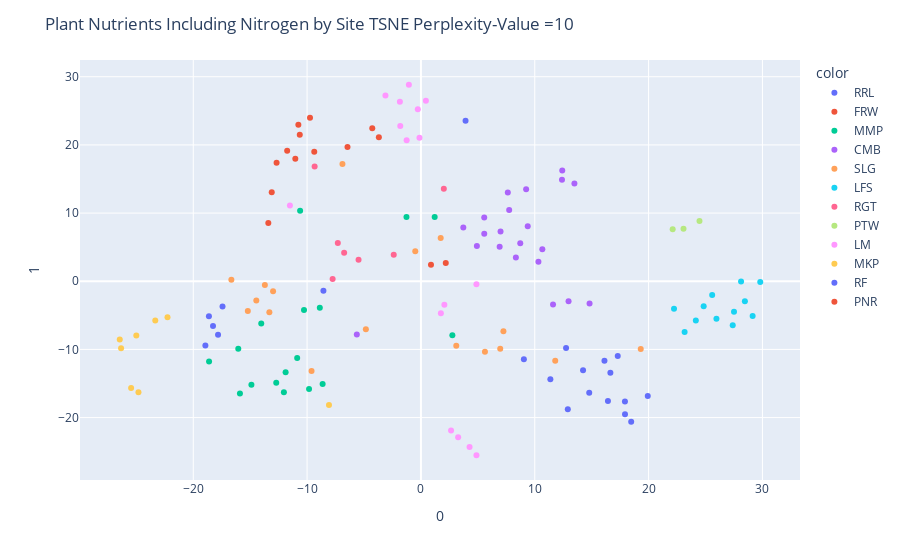

Here is the notebook cell this chart was saved with:
### Markdown cell above
### TSNE with Nitrogen

### Code cell
perplexity_value = 10 # Change this to your desired perplexity

tsne = TSNE(n_components=2, perplexity=perplexity_value, random_state=42)
tsne_transformed = tsne.fit_transform(no_nan_df[nutrients])

fig = px.scatter(tsne_transformed, x=0, y=1, color=no_nan_df['site_id'])
fig.update_layout(title = 'Plant Nutrients Including Nitrogen by Site TSNE Perplexity-Value =' + str(perplexity_value))
fig.show()

### Figure 1 — Plotly figure (JSON) as saved in the notebook; plotly's stock layout.template omitted (floating-point values rounded to 4 significant figures)
{"data": [{"hovertemplate": "color=RRL<br>0=%{x}<br>1=%{y}<extra></extra>", "legendgroup": "RRL", "marker": {"color": "#636efa", "symbol": "circle"}, "mode": "markers", "name": "RRL", "orientation": "v", "showlegend": true, "type": "scatter", "x": [19.93, 14.24, 16.64, 17.29, 16.12, 17.92, 17.93, 16.43, 14.78, 18.47], "xaxis": "x", "y": [-16.84, -13.05, -13.41, -10.95, -11.67, -17.62, -19.49, -17.57, -16.37, -20.61], "yaxis": "y"}, {"hovertemplate": "color=FRW<br>0=%{x}<br>1=%{y}<extra></extra>", "legendgroup": "FRW", "marker": {"color": "#EF553B", "symbol": "circle"}, "mode": "markers", "name": "FRW", "orientation": "v", "showlegend": true, "type": "scatter", "x": [0.883, -12.68, -9.371, 2.183, -11.75, -4.273, -10.77, -9.744, -10.64, -13.11, -11.03], "xaxis": "x", "y": [2.412, 17.38, 18.98, 2.681, 19.16, 22.45, 22.95, 23.97, 21.5, 13.04, 17.97], "yaxis": "y"}, {"hovertemplate": "color=MMP<br>0=%{x}<br>1=%{y}<extra></extra>", "legendgroup": "MMP", "marker": {"color": "#00cc96", "symbol": "circle"}, "mode": "markers", "name": "MMP", "orientation": "v", "showlegend": true, "type": "scatter", "x": [-8.636, -12.71, -8.883, -10.27, -11.89, -14.03, -16.05, -12.04, -14.89, -9.829, 1.208, 2.761, -1.27, -18.61, -10.87, -15.9, -10.61], "xaxis": "x", "y": [-15.09, -14.87, -3.885, -4.227, -13.33, -6.204, -9.891, -16.28, -15.19, -15.8, 9.429, -7.929, 9.419, -11.79, -11.27, -16.46, 10.33], "yaxis": "y"}, {"hovertemplate": "color=CMB<br>0=%{x}<br>1=%{y}<extra></extra>", "legendgroup": "CMB", "marker": {"color": "#ab63fa", "symbol": "circle"}, "mode": "markers", "name": "CMB", "orientation": "v", "showlegend": true, "type": "scatter", "x": [-5.631, 9.242, 12.42, 12.39, 13.48, 7.751, 11.6, 12.97, 14.81, 6.994, 3.723, 4.915, 8.725, 8.342, 10.66, 9.382, 10.32, 5.561, 5.562, 6.916, 7.631], "xaxis": "x", "y": [-7.802, 13.5, 16.24, 14.87, 14.35, 10.45, -3.394, -2.925, -3.259, 7.297, 7.87, 5.179, 5.58, 3.466, 4.693, 8.073, 2.878, 9.365, 6.954, 5.054, 13.03], "yaxis": "y"}, {"hovertemplate": "color=SLG<br>0=%{x}<br>1=%{y}<extra></extra>", "legendgroup": "SLG", "marker": {"color": "#FFA15A", "symbol": "circle"}, "mode": "markers", "name": "SLG", "orientation": "v", "showlegend": true, "type": "scatter", "x": [3.105, -4.838, 11.8, 19.31, 6.966, 5.624, -9.609, -13.31, -13.71, -12.99, -15.21, 1.736, -6.894, -16.65, -14.46, -0.4968, 7.245], "xaxis": "x", "y": [-9.454, -7.04, -11.66, -9.931, -9.894, -10.34, -13.18, -4.53, -0.5677, -1.464, -4.364, 6.358, 17.18, 0.2216, -2.841, 4.395, -7.351], "yaxis": "y"}, {"hovertemplate": "color=LFS<br>0=%{x}<br>1=%{y}<extra></extra>", "legendgroup": "LFS", "marker": {"color": "#19d3f3", "symbol": "circle"}, "mode": "markers", "name": "LFS", "orientation": "v", "showlegend": true, "type": "scatter", "x": [27.39, 25.58, 22.23, 28.46, 24.15, 24.84, 29.81, 28.12, 25.96, 23.16, 27.5, 29.14], "xaxis": "x", "y": [-6.45, -2.02, -4.016, -2.947, -5.754, -3.654, -0.119, -0.03481, -5.5, -7.449, -4.482, -5.099], "yaxis": "y"}, {"hovertemplate": "color=RGT<br>0=%{x}<br>1=%{y}<extra></extra>", "legendgroup": "RGT", "marker": {"color": "#FF6692", "symbol": "circle"}, "mode": "markers", "name": "RGT", "orientation": "v", "showlegend": true, "type": "scatter", "x": [-5.48, -6.745, -7.301, -2.389, -7.756, -9.338, 2.012], "xaxis": "x", "y": [3.159, 4.171, 5.623, 3.88, 0.3157, 16.83, 13.56], "yaxis": "y"}, {"hovertemplate": "color=PTW<br>0=%{x}<br>1=%{y}<extra></extra>", "legendgroup": "PTW", "marker": {"color": "#B6E880", "symbol": "circle"}, "mode": "markers", "name": "PTW", "orientation": "v", "showlegend": true, "type": "scatter", "x": [22.11, 23.07, 24.47], "xaxis": "x", "y": [7.612, 7.696, 8.825], "yaxis": "y"}, {"hovertemplate": "color=LM<br>0=%{x}<br>1=%{y}<extra></extra>", "legendgroup": "LM", "marker": {"color": "#FF97FF", "symbol": "circle"}, "mode": "markers", "name": "LM", "orientation": "v", "showlegend": true, "type": "scatter", "x": [4.879, -1.255, -0.1279, -1.059, -1.814, -3.118, 0.4357, -0.275, -11.51, -1.847, 4.874, 3.269, 4.273, 2.648, 2.058, 1.752], "xaxis": "x", "y": [-25.52, 20.69, 21.04, 28.82, 22.76, 27.24, 26.47, 25.24, 11.13, 26.32, -0.4377, -22.88, -24.32, -21.9, -3.46, -4.707], "yaxis": "y"}, {"hovertemplate": "color=MKP<br>0=%{x}<br>1=%{y}<extra></extra>", "legendgroup": "MKP", "marker": {"color": "#FECB52", "symbol": "circle"}, "mode": "markers", "name": "MKP", "orientation": "v", "showlegend": true, "type": "scatter", "x": [-22.26, -25.0, -23.34, -26.46, -26.34, -24.81, -25.46, -8.078], "xaxis": "x", "y": [-5.278, -7.973, -5.748, -8.534, -9.841, -16.29, -15.67, -18.14], "yaxis": "y"}, {"hovertemplate": "color=RF<br>0=%{x}<br>1=%{y}<extra></extra>", "legendgroup": "RF", "marker": {"color": "#636efa", "symbol": "circle"}, "mode": "markers", "name": "RF", "orientation": "v", "showlegend": true, "type": "scatter", "x": [12.75, -18.26, -18.94, -17.82, -18.62, -17.43, -8.566, 12.9, 3.92, 11.37, 9.044], "xaxis": "x", "y": [-9.784, -6.559, -9.413, -7.852, -5.122, -3.708, -1.393, -18.79, 23.55, -14.38, -11.43], "yaxis": "y"}, {"hovertemplate": "color=PNR<br>0=%{x}<br>1=%{y}<extra></extra>", "legendgroup": "PNR", "marker": {"color": "#EF553B", "symbol": "circle"}, "mode": "markers", "name": "PNR", "orientation": "v", "showlegend": true, "type": "scatter", "x": [-13.41, -6.45, -3.697], "xaxis": "x", "y": [8.528, 19.68, 21.11], "yaxis": "y"}], "layout": {"legend": {"title": {"text": "color"}, "tracegroupgap": 0}, "margin": {"t": 60}, "title": {"text": "Plant Nutrients Including Nitrogen by Site TSNE Perplexity-Value =10"}, "xaxis": {"anchor": "y", "domain": [0, 1], "title": {"text": "0"}}, "yaxis": {"anchor": "x", "domain": [0, 1], "title": {"text": "1"}}}}
